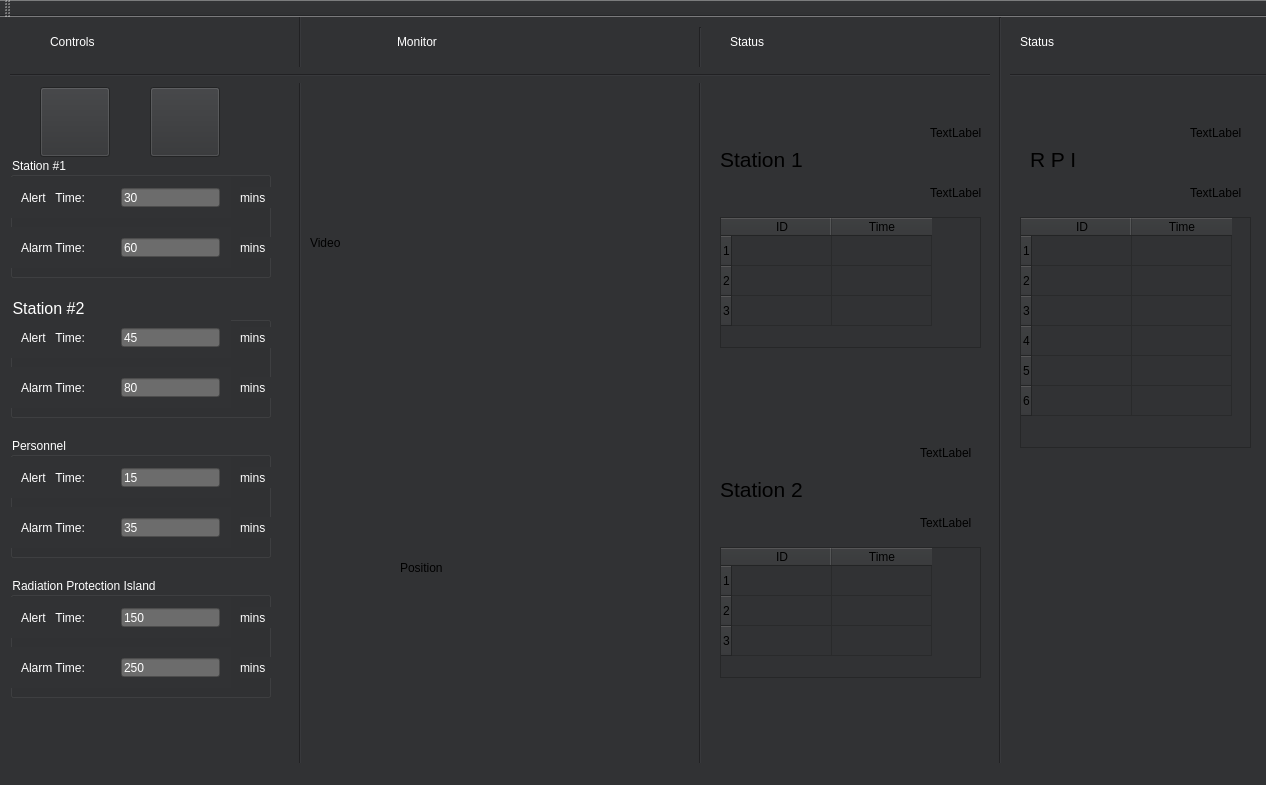
<?xml version="1.0" encoding="UTF-8"?>
<ui version="4.0">
 <class>MainWindow</class>
 <widget class="QMainWindow" name="MainWindow">
  <property name="geometry">
   <rect>
    <x>0</x>
    <y>0</y>
    <width>1266</width>
    <height>785</height>
   </rect>
  </property>
  <property name="windowTitle">
   <string>MainWindow</string>
  </property>
  <property name="styleSheet">
   <string notr="true">background-color: rgba(49, 50, 52, 255)

</string>
  </property>
  <widget class="QWidget" name="centralWidget">
   <widget class="QLabel" name="label">
    <property name="geometry">
     <rect>
      <x>310</x>
      <y>80</y>
      <width>371</width>
      <height>291</height>
     </rect>
    </property>
    <property name="text">
     <string>Video</string>
    </property>
   </widget>
   <widget class="QPushButton" name="pushButton">
    <property name="geometry">
     <rect>
      <x>40</x>
      <y>70</y>
      <width>70</width>
      <height>70</height>
     </rect>
    </property>
    <property name="styleSheet">
     <string notr="true">QPushButton
{
border-image: url(:/play.png) 0 0 0 0 stretch stretch;
}


QPushButton:hover 
{
background-color: rgb(145, 145, 145);
}

QPushButton:pressed 
{
border-image: url(:/playing.png) 0 0 0 0 stretch stretch;
}

</string>
    </property>
    <property name="text">
     <string/>
    </property>
   </widget>
   <widget class="QPushButton" name="pushButton_2">
    <property name="geometry">
     <rect>
      <x>150</x>
      <y>70</y>
      <width>70</width>
      <height>70</height>
     </rect>
    </property>
    <property name="styleSheet">
     <string notr="true">QPushButton
{
border-image: url(:/stop.png) 0 0 0 0 stretch stretch;
}


QPushButton:hover 
{
background-color: rgb(145, 145, 145);
}</string>
    </property>
    <property name="text">
     <string/>
    </property>
   </widget>
   <widget class="QLabel" name="label_2">
    <property name="geometry">
     <rect>
      <x>400</x>
      <y>400</y>
      <width>201</width>
      <height>301</height>
     </rect>
    </property>
    <property name="text">
     <string>Position</string>
    </property>
   </widget>
   <widget class="Line" name="line">
    <property name="geometry">
     <rect>
      <x>290</x>
      <y>-30</y>
      <width>20</width>
      <height>801</height>
     </rect>
    </property>
    <property name="orientation">
     <enum>Qt::Vertical</enum>
    </property>
   </widget>
   <widget class="Line" name="line_2">
    <property name="geometry">
     <rect>
      <x>690</x>
      <y>10</y>
      <width>20</width>
      <height>801</height>
     </rect>
    </property>
    <property name="orientation">
     <enum>Qt::Vertical</enum>
    </property>
   </widget>
   <widget class="QTableWidget" name="tableWidget">
    <property name="geometry">
     <rect>
      <x>720</x>
      <y>200</y>
      <width>261</width>
      <height>131</height>
     </rect>
    </property>
    <property name="rowCount">
     <number>3</number>
    </property>
    <property name="columnCount">
     <number>2</number>
    </property>
    <attribute name="verticalHeaderStretchLastSection">
     <bool>false</bool>
    </attribute>
    <row/>
    <row/>
    <row/>
    <column>
     <property name="text">
      <string>ID</string>
     </property>
    </column>
    <column>
     <property name="text">
      <string>Time</string>
     </property>
    </column>
   </widget>
   <widget class="QTableWidget" name="tableWidget_2">
    <property name="geometry">
     <rect>
      <x>720</x>
      <y>530</y>
      <width>261</width>
      <height>131</height>
     </rect>
    </property>
    <property name="rowCount">
     <number>3</number>
    </property>
    <property name="columnCount">
     <number>2</number>
    </property>
    <attribute name="verticalHeaderStretchLastSection">
     <bool>false</bool>
    </attribute>
    <row/>
    <row/>
    <row/>
    <column>
     <property name="text">
      <string>ID</string>
     </property>
    </column>
    <column>
     <property name="text">
      <string>Time</string>
     </property>
    </column>
   </widget>
   <widget class="QLabel" name="label_3">
    <property name="geometry">
     <rect>
      <x>720</x>
      <y>130</y>
      <width>95</width>
      <height>25</height>
     </rect>
    </property>
    <property name="font">
     <font>
      <pointsize>16</pointsize>
     </font>
    </property>
    <property name="text">
     <string>Station 1</string>
    </property>
   </widget>
   <widget class="QLabel" name="label_4">
    <property name="geometry">
     <rect>
      <x>720</x>
      <y>460</y>
      <width>95</width>
      <height>25</height>
     </rect>
    </property>
    <property name="font">
     <font>
      <pointsize>16</pointsize>
     </font>
    </property>
    <property name="text">
     <string>Station 2</string>
    </property>
   </widget>
   <widget class="QLabel" name="label_6">
    <property name="geometry">
     <rect>
      <x>930</x>
      <y>90</y>
      <width>51</width>
      <height>51</height>
     </rect>
    </property>
    <property name="text">
     <string>TextLabel</string>
    </property>
   </widget>
   <widget class="QLabel" name="label_7">
    <property name="geometry">
     <rect>
      <x>920</x>
      <y>410</y>
      <width>51</width>
      <height>51</height>
     </rect>
    </property>
    <property name="text">
     <string>TextLabel</string>
    </property>
   </widget>
   <widget class="QLabel" name="label_11">
    <property name="geometry">
     <rect>
      <x>930</x>
      <y>160</y>
      <width>51</width>
      <height>31</height>
     </rect>
    </property>
    <property name="text">
     <string>TextLabel</string>
    </property>
   </widget>
   <widget class="QLabel" name="label_12">
    <property name="geometry">
     <rect>
      <x>920</x>
      <y>490</y>
      <width>51</width>
      <height>31</height>
     </rect>
    </property>
    <property name="text">
     <string>TextLabel</string>
    </property>
   </widget>
   <widget class="QLabel" name="label_14">
    <property name="geometry">
     <rect>
      <x>50</x>
      <y>10</y>
      <width>200</width>
      <height>30</height>
     </rect>
    </property>
    <property name="styleSheet">
     <string notr="true">Text-align:center;
color: rgb(255, 255, 255);
font: 75 30pt &quot;Helvetica&quot;;</string>
    </property>
    <property name="text">
     <string>Controls</string>
    </property>
   </widget>
   <widget class="QLabel" name="label_15">
    <property name="geometry">
     <rect>
      <x>397</x>
      <y>10</y>
      <width>200</width>
      <height>30</height>
     </rect>
    </property>
    <property name="styleSheet">
     <string notr="true">Text-align:center;
color: rgb(255, 255, 255);
font: 75 30pt &quot;Helvetica&quot;;</string>
    </property>
    <property name="text">
     <string>Monitor</string>
    </property>
   </widget>
   <widget class="QLabel" name="label_16">
    <property name="geometry">
     <rect>
      <x>730</x>
      <y>10</y>
      <width>200</width>
      <height>30</height>
     </rect>
    </property>
    <property name="styleSheet">
     <string notr="true">Text-align:center;
color: rgb(255, 255, 255);
font: 75 30pt &quot;Helvetica&quot;;</string>
    </property>
    <property name="text">
     <string>Status</string>
    </property>
   </widget>
   <widget class="Line" name="line_3">
    <property name="geometry">
     <rect>
      <x>10</x>
      <y>50</y>
      <width>1321</width>
      <height>16</height>
     </rect>
    </property>
    <property name="orientation">
     <enum>Qt::Horizontal</enum>
    </property>
   </widget>
   <widget class="QGroupBox" name="groupBox">
    <property name="geometry">
     <rect>
      <x>10</x>
      <y>140</y>
      <width>261</width>
      <height>121</height>
     </rect>
    </property>
    <property name="styleSheet">
     <string notr="true">Text-align:center;
color: rgb(255, 255, 255);
font: 75 12pt &quot;Helvetica&quot;;</string>
    </property>
    <property name="title">
     <string>Station #1</string>
    </property>
    <widget class="QWidget" name="layoutWidget">
     <property name="geometry">
      <rect>
       <x>0</x>
       <y>20</y>
       <width>221</width>
       <height>41</height>
      </rect>
     </property>
     <layout class="QHBoxLayout" name="horizontalLayout">
      <item>
       <widget class="QLabel" name="label_9">
        <property name="text">
         <string>Alert   Time:</string>
        </property>
       </widget>
      </item>
      <item>
       <spacer name="horizontalSpacer">
        <property name="orientation">
         <enum>Qt::Horizontal</enum>
        </property>
        <property name="sizeHint" stdset="0">
         <size>
          <width>40</width>
          <height>20</height>
         </size>
        </property>
       </spacer>
      </item>
      <item>
       <widget class="QLineEdit" name="lineEdit">
        <property name="whatsThis">
         <string>&lt;html&gt;&lt;head/&gt;&lt;body&gt;&lt;p&gt;&lt;br/&gt;&lt;/p&gt;&lt;/body&gt;&lt;/html&gt;</string>
        </property>
        <property name="styleSheet">
         <string notr="true">background: rgb(108, 108, 108);


</string>
        </property>
        <property name="text">
         <string>30</string>
        </property>
       </widget>
      </item>
     </layout>
    </widget>
    <widget class="QLabel" name="label_18">
     <property name="geometry">
      <rect>
       <x>230</x>
       <y>30</y>
       <width>41</width>
       <height>21</height>
      </rect>
     </property>
     <property name="text">
      <string>mins</string>
     </property>
    </widget>
    <widget class="QLabel" name="label_19">
     <property name="geometry">
      <rect>
       <x>230</x>
       <y>80</y>
       <width>41</width>
       <height>21</height>
      </rect>
     </property>
     <property name="text">
      <string>mins</string>
     </property>
    </widget>
    <widget class="QWidget" name="layoutWidget">
     <property name="geometry">
      <rect>
       <x>0</x>
       <y>70</y>
       <width>221</width>
       <height>41</height>
      </rect>
     </property>
     <layout class="QHBoxLayout" name="horizontalLayout_2">
      <item>
       <widget class="QLabel" name="label_10">
        <property name="text">
         <string>Alarm Time:</string>
        </property>
       </widget>
      </item>
      <item>
       <spacer name="horizontalSpacer_2">
        <property name="orientation">
         <enum>Qt::Horizontal</enum>
        </property>
        <property name="sizeHint" stdset="0">
         <size>
          <width>40</width>
          <height>20</height>
         </size>
        </property>
       </spacer>
      </item>
      <item>
       <widget class="QLineEdit" name="lineEdit_2">
        <property name="styleSheet">
         <string notr="true">background: rgb(108, 108, 108)</string>
        </property>
        <property name="text">
         <string>60</string>
        </property>
       </widget>
      </item>
     </layout>
    </widget>
   </widget>
   <widget class="QGroupBox" name="groupBox_2">
    <property name="geometry">
     <rect>
      <x>10</x>
      <y>280</y>
      <width>261</width>
      <height>121</height>
     </rect>
    </property>
    <property name="font">
     <font>
      <family>Helvetica</family>
      <pointsize>12</pointsize>
      <weight>9</weight>
      <italic>false</italic>
      <bold>false</bold>
     </font>
    </property>
    <property name="styleSheet">
     <string notr="true">Text-align:center;
color: rgb(255, 255, 255);
font: 75 12pt &quot;Helvetica&quot;;</string>
    </property>
    <property name="title">
     <string>Station #2</string>
    </property>
    <widget class="QWidget" name="layoutWidget_2">
     <property name="geometry">
      <rect>
       <x>0</x>
       <y>20</y>
       <width>221</width>
       <height>41</height>
      </rect>
     </property>
     <layout class="QHBoxLayout" name="horizontalLayout_3">
      <item>
       <widget class="QLabel" name="label_13">
        <property name="text">
         <string>Alert   Time:</string>
        </property>
       </widget>
      </item>
      <item>
       <spacer name="horizontalSpacer_3">
        <property name="orientation">
         <enum>Qt::Horizontal</enum>
        </property>
        <property name="sizeHint" stdset="0">
         <size>
          <width>40</width>
          <height>20</height>
         </size>
        </property>
       </spacer>
      </item>
      <item>
       <widget class="QLineEdit" name="lineEdit_3">
        <property name="styleSheet">
         <string notr="true">background: rgb(108, 108, 108)</string>
        </property>
        <property name="text">
         <string>45</string>
        </property>
       </widget>
      </item>
     </layout>
    </widget>
    <widget class="QLabel" name="label_20">
     <property name="geometry">
      <rect>
       <x>230</x>
       <y>30</y>
       <width>41</width>
       <height>21</height>
      </rect>
     </property>
     <property name="text">
      <string>mins</string>
     </property>
    </widget>
    <widget class="QLabel" name="label_21">
     <property name="geometry">
      <rect>
       <x>230</x>
       <y>80</y>
       <width>41</width>
       <height>21</height>
      </rect>
     </property>
     <property name="text">
      <string>mins</string>
     </property>
    </widget>
    <widget class="QWidget" name="layoutWidget_3">
     <property name="geometry">
      <rect>
       <x>0</x>
       <y>70</y>
       <width>221</width>
       <height>41</height>
      </rect>
     </property>
     <layout class="QHBoxLayout" name="horizontalLayout_4">
      <item>
       <widget class="QLabel" name="label_22">
        <property name="text">
         <string>Alarm Time:</string>
        </property>
       </widget>
      </item>
      <item>
       <spacer name="horizontalSpacer_4">
        <property name="orientation">
         <enum>Qt::Horizontal</enum>
        </property>
        <property name="sizeHint" stdset="0">
         <size>
          <width>40</width>
          <height>20</height>
         </size>
        </property>
       </spacer>
      </item>
      <item>
       <widget class="QLineEdit" name="lineEdit_4">
        <property name="styleSheet">
         <string notr="true">background: rgb(108, 108, 108)</string>
        </property>
        <property name="text">
         <string>80</string>
        </property>
       </widget>
      </item>
     </layout>
    </widget>
   </widget>
   <widget class="QGroupBox" name="groupBox_3">
    <property name="geometry">
     <rect>
      <x>10</x>
      <y>420</y>
      <width>261</width>
      <height>121</height>
     </rect>
    </property>
    <property name="styleSheet">
     <string notr="true">Text-align:center;
color: rgb(255, 255, 255);
font: 75 12pt &quot;Helvetica&quot;;</string>
    </property>
    <property name="title">
     <string>Personnel</string>
    </property>
    <widget class="QWidget" name="layoutWidget_4">
     <property name="geometry">
      <rect>
       <x>0</x>
       <y>20</y>
       <width>221</width>
       <height>41</height>
      </rect>
     </property>
     <layout class="QHBoxLayout" name="horizontalLayout_5">
      <item>
       <widget class="QLabel" name="label_23">
        <property name="text">
         <string>Alert   Time:</string>
        </property>
       </widget>
      </item>
      <item>
       <spacer name="horizontalSpacer_5">
        <property name="orientation">
         <enum>Qt::Horizontal</enum>
        </property>
        <property name="sizeHint" stdset="0">
         <size>
          <width>40</width>
          <height>20</height>
         </size>
        </property>
       </spacer>
      </item>
      <item>
       <widget class="QLineEdit" name="lineEdit_5">
        <property name="styleSheet">
         <string notr="true">background: rgb(108, 108, 108)</string>
        </property>
        <property name="text">
         <string>15</string>
        </property>
       </widget>
      </item>
     </layout>
    </widget>
    <widget class="QLabel" name="label_24">
     <property name="geometry">
      <rect>
       <x>230</x>
       <y>30</y>
       <width>41</width>
       <height>21</height>
      </rect>
     </property>
     <property name="text">
      <string>mins</string>
     </property>
    </widget>
    <widget class="QLabel" name="label_25">
     <property name="geometry">
      <rect>
       <x>230</x>
       <y>80</y>
       <width>41</width>
       <height>21</height>
      </rect>
     </property>
     <property name="text">
      <string>mins</string>
     </property>
    </widget>
    <widget class="QWidget" name="layoutWidget_5">
     <property name="geometry">
      <rect>
       <x>0</x>
       <y>70</y>
       <width>221</width>
       <height>41</height>
      </rect>
     </property>
     <layout class="QHBoxLayout" name="horizontalLayout_6">
      <item>
       <widget class="QLabel" name="label_26">
        <property name="text">
         <string>Alarm Time:</string>
        </property>
       </widget>
      </item>
      <item>
       <spacer name="horizontalSpacer_6">
        <property name="orientation">
         <enum>Qt::Horizontal</enum>
        </property>
        <property name="sizeHint" stdset="0">
         <size>
          <width>40</width>
          <height>20</height>
         </size>
        </property>
       </spacer>
      </item>
      <item>
       <widget class="QLineEdit" name="lineEdit_6">
        <property name="styleSheet">
         <string notr="true">background: rgb(108, 108, 108)</string>
        </property>
        <property name="text">
         <string>35</string>
        </property>
       </widget>
      </item>
     </layout>
    </widget>
   </widget>
   <widget class="Line" name="line_4">
    <property name="geometry">
     <rect>
      <x>990</x>
      <y>0</y>
      <width>20</width>
      <height>1101</height>
     </rect>
    </property>
    <property name="orientation">
     <enum>Qt::Vertical</enum>
    </property>
   </widget>
   <widget class="QTableWidget" name="tableWidget_3">
    <property name="geometry">
     <rect>
      <x>1020</x>
      <y>200</y>
      <width>231</width>
      <height>231</height>
     </rect>
    </property>
    <property name="rowCount">
     <number>6</number>
    </property>
    <property name="columnCount">
     <number>2</number>
    </property>
    <attribute name="verticalHeaderStretchLastSection">
     <bool>false</bool>
    </attribute>
    <row/>
    <row/>
    <row/>
    <row/>
    <row/>
    <row/>
    <column>
     <property name="text">
      <string>ID</string>
     </property>
    </column>
    <column>
     <property name="text">
      <string>Time</string>
     </property>
    </column>
   </widget>
   <widget class="QLabel" name="label_27">
    <property name="geometry">
     <rect>
      <x>1190</x>
      <y>160</y>
      <width>51</width>
      <height>31</height>
     </rect>
    </property>
    <property name="text">
     <string>TextLabel</string>
    </property>
   </widget>
   <widget class="QLabel" name="label_5">
    <property name="geometry">
     <rect>
      <x>1030</x>
      <y>130</y>
      <width>61</width>
      <height>25</height>
     </rect>
    </property>
    <property name="font">
     <font>
      <pointsize>16</pointsize>
     </font>
    </property>
    <property name="text">
     <string>R P I</string>
    </property>
   </widget>
   <widget class="QLabel" name="label_8">
    <property name="geometry">
     <rect>
      <x>1190</x>
      <y>90</y>
      <width>51</width>
      <height>51</height>
     </rect>
    </property>
    <property name="text">
     <string>TextLabel</string>
    </property>
   </widget>
   <widget class="QGroupBox" name="groupBox_4">
    <property name="geometry">
     <rect>
      <x>10</x>
      <y>560</y>
      <width>261</width>
      <height>121</height>
     </rect>
    </property>
    <property name="styleSheet">
     <string notr="true">Text-align:center;
color: rgb(255, 255, 255);
font: 75 12pt &quot;Helvetica&quot;;</string>
    </property>
    <property name="title">
     <string>Radiation Protection Island</string>
    </property>
    <widget class="QWidget" name="layoutWidget_6">
     <property name="geometry">
      <rect>
       <x>0</x>
       <y>20</y>
       <width>221</width>
       <height>41</height>
      </rect>
     </property>
     <layout class="QHBoxLayout" name="horizontalLayout_7">
      <item>
       <widget class="QLabel" name="label_29">
        <property name="text">
         <string>Alert   Time:</string>
        </property>
       </widget>
      </item>
      <item>
       <spacer name="horizontalSpacer_7">
        <property name="orientation">
         <enum>Qt::Horizontal</enum>
        </property>
        <property name="sizeHint" stdset="0">
         <size>
          <width>40</width>
          <height>20</height>
         </size>
        </property>
       </spacer>
      </item>
      <item>
       <widget class="QLineEdit" name="lineEdit_7">
        <property name="styleSheet">
         <string notr="true">background: rgb(108, 108, 108)</string>
        </property>
        <property name="text">
         <string>150</string>
        </property>
       </widget>
      </item>
     </layout>
    </widget>
    <widget class="QLabel" name="label_30">
     <property name="geometry">
      <rect>
       <x>230</x>
       <y>30</y>
       <width>41</width>
       <height>21</height>
      </rect>
     </property>
     <property name="text">
      <string>mins</string>
     </property>
    </widget>
    <widget class="QLabel" name="label_31">
     <property name="geometry">
      <rect>
       <x>230</x>
       <y>80</y>
       <width>41</width>
       <height>21</height>
      </rect>
     </property>
     <property name="text">
      <string>mins</string>
     </property>
    </widget>
    <widget class="QWidget" name="layoutWidget_7">
     <property name="geometry">
      <rect>
       <x>0</x>
       <y>70</y>
       <width>221</width>
       <height>41</height>
      </rect>
     </property>
     <layout class="QHBoxLayout" name="horizontalLayout_8">
      <item>
       <widget class="QLabel" name="label_32">
        <property name="text">
         <string>Alarm Time:</string>
        </property>
       </widget>
      </item>
      <item>
       <spacer name="horizontalSpacer_8">
        <property name="orientation">
         <enum>Qt::Horizontal</enum>
        </property>
        <property name="sizeHint" stdset="0">
         <size>
          <width>40</width>
          <height>20</height>
         </size>
        </property>
       </spacer>
      </item>
      <item>
       <widget class="QLineEdit" name="lineEdit_8">
        <property name="styleSheet">
         <string notr="true">background: rgb(108, 108, 108)</string>
        </property>
        <property name="text">
         <string>250</string>
        </property>
       </widget>
      </item>
     </layout>
    </widget>
   </widget>
   <widget class="QLabel" name="label_33">
    <property name="geometry">
     <rect>
      <x>1020</x>
      <y>10</y>
      <width>200</width>
      <height>30</height>
     </rect>
    </property>
    <property name="styleSheet">
     <string notr="true">Text-align:center;
color: rgb(255, 255, 255);
font: 75 30pt &quot;Helvetica&quot;;</string>
    </property>
    <property name="text">
     <string>Status</string>
    </property>
   </widget>
  </widget>
  <widget class="QMenuBar" name="menuBar">
   <property name="geometry">
    <rect>
     <x>0</x>
     <y>0</y>
     <width>1266</width>
     <height>22</height>
    </rect>
   </property>
  </widget>
  <widget class="QToolBar" name="mainToolBar">
   <attribute name="toolBarArea">
    <enum>TopToolBarArea</enum>
   </attribute>
   <attribute name="toolBarBreak">
    <bool>false</bool>
   </attribute>
  </widget>
  <widget class="QStatusBar" name="statusBar"/>
 </widget>
 <layoutdefault spacing="6" margin="11"/>
 <resources/>
 <connections/>
</ui>
